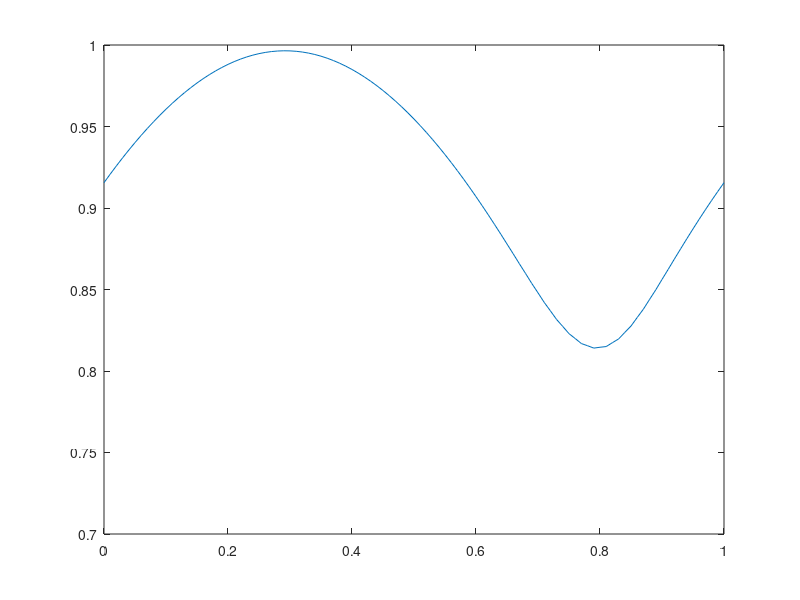

MATLAB code to generate this figure:
%%%%%%%%%%%%%%%%%%%%%%%%%%%%%%%%%%%%%%%%%%%%%%%%%%%%%%%%%%%%%%%%%%%%%%%%%%
% Description: This script implements the Lax Friedrich method to 
% numerically solve the scalar advection equation u_t + au_x = 0. 
% It stores all the parameters that define the desired 
% method.  Stable provided mu=abs(ak/h)<=1 
% Lax Friedrichs scheme
% u_new(j) = (u_old(j-1)+u_old(j+1))/2 - (mu/2)*(u_old(j+1)-u_old(j-1))

% parameters:
%   t0:intitial time
%   tf:final time
%   L:number of spatial grid points 
%   N: number of time grid points
%   f: function that gives inital data
%%%%%%%%%%%%%%%%%%%%%%%%%%%%%%%%%%%%%%%%%%%%%%%%%%%%%%%%%%%%%%%%%%%%%%%%%

%initialize parameters
t0=0;
tf=1;
L=100;
N=100;


%define space mesh
dx = 1/L;
x = 0:dx:1;
x = x';

%set inital funciton  
f = exp(-(x-.5).^2);

% define time mesh
dt = (tf-t0)/N;
t = t0:dt:tf;

%wave speed
a = .8;
%CFL number
mu = a*dt/dx;

%preallocate u, set initial u value to f
u = zeros(N+1,L+1);
u(:,1) = f;


%loop through time
for ii=1:N
    %loop through space
    for nn=2:L
        u(nn,ii+1) = (u(nn+1,ii)+u(nn-1,ii))/2-(mu/2)*(u(nn+1,ii)...
            -u(nn-1,ii));
    end
    
    %Set values at boundaries using periodic BC's
    nn=1;
    
    % u(nn-1) = u(0) == u(N)
    u(nn,ii+1)=(u(nn+1,ii)+u(N,ii))/2-(mu/2)*(u(nn+1,ii)-u(N,ii));
    nn = N+1;
    
    % u(k+1) = u(N+2) == u(2)
    u(nn,ii+1)=(u(2,ii)+u(nn-1,ii))/2-(mu/2)*(u(2,ii)-u(nn-1,ii));
    
 
end


clf
%figure(glf)
% hold on
for i=1:L
   
    plot(x,u(:,i))
	axis([0 1 .7 1])
    pause(.05)
    drawnow
end
hold off
